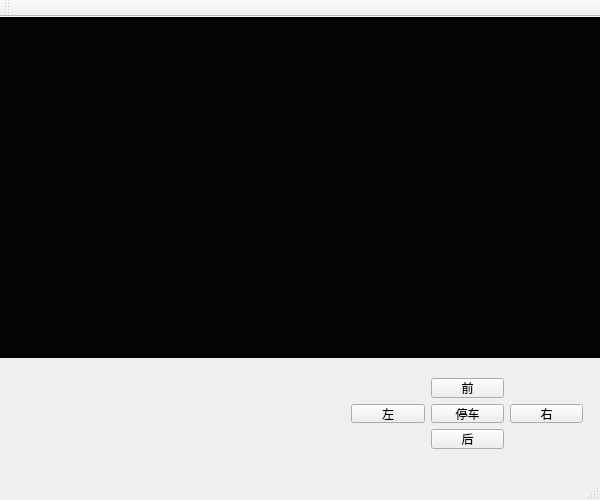
<?xml version="1.0" encoding="UTF-8"?>
<ui version="4.0">
 <class>MainWindow</class>
 <widget class="QMainWindow" name="MainWindow">
  <property name="enabled">
   <bool>true</bool>
  </property>
  <property name="geometry">
   <rect>
    <x>0</x>
    <y>0</y>
    <width>600</width>
    <height>500</height>
   </rect>
  </property>
  <property name="minimumSize">
   <size>
    <width>600</width>
    <height>500</height>
   </size>
  </property>
  <property name="maximumSize">
   <size>
    <width>600</width>
    <height>500</height>
   </size>
  </property>
  <property name="windowTitle">
   <string>基于机器视觉的智能车辆辅助导航系统</string>
  </property>
  <property name="windowIcon">
   <iconset>
    <normalon>:/icon.png</normalon>
   </iconset>
  </property>
  <widget class="QWidget" name="centralWidget">
   <widget class="QWidget" name="gridLayoutWidget">
    <property name="geometry">
     <rect>
      <x>340</x>
      <y>350</y>
      <width>254</width>
      <height>92</height>
     </rect>
    </property>
    <layout class="QGridLayout" name="gridLayout">
     <item row="2" column="0">
      <widget class="QPushButton" name="pushButton_2">
       <property name="text">
        <string>左</string>
       </property>
      </widget>
     </item>
     <item row="2" column="2">
      <widget class="QPushButton" name="pushButton_4">
       <property name="text">
        <string>右</string>
       </property>
      </widget>
     </item>
     <item row="0" column="1">
      <widget class="QPushButton" name="pushButton">
       <property name="text">
        <string>前</string>
       </property>
      </widget>
     </item>
     <item row="3" column="1">
      <widget class="QPushButton" name="pushButton_3">
       <property name="text">
        <string>后</string>
       </property>
      </widget>
     </item>
     <item row="2" column="1">
      <widget class="QPushButton" name="pushButton_5">
       <property name="text">
        <string>停车</string>
       </property>
      </widget>
     </item>
    </layout>
   </widget>
   <widget class="QLabel" name="label">
    <property name="geometry">
     <rect>
      <x>0</x>
      <y>0</y>
      <width>600</width>
      <height>341</height>
     </rect>
    </property>
    <property name="minimumSize">
     <size>
      <width>600</width>
      <height>0</height>
     </size>
    </property>
    <property name="maximumSize">
     <size>
      <width>600</width>
      <height>500</height>
     </size>
    </property>
    <property name="styleSheet">
     <string notr="true">background-color: rgb(4, 4, 4);</string>
    </property>
    <property name="text">
     <string/>
    </property>
   </widget>
  </widget>
  <widget class="QMenuBar" name="menuBar">
   <property name="geometry">
    <rect>
     <x>0</x>
     <y>0</y>
     <width>600</width>
     <height>23</height>
    </rect>
   </property>
  </widget>
  <widget class="QToolBar" name="mainToolBar">
   <attribute name="toolBarArea">
    <enum>TopToolBarArea</enum>
   </attribute>
   <attribute name="toolBarBreak">
    <bool>false</bool>
   </attribute>
  </widget>
  <widget class="QStatusBar" name="statusBar"/>
 </widget>
 <layoutdefault spacing="6" margin="11"/>
 <resources/>
 <connections/>
</ui>
